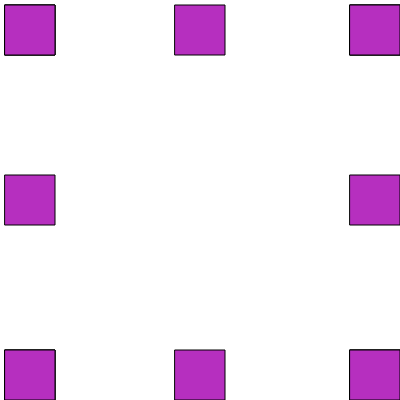
Frame 1 (no input)
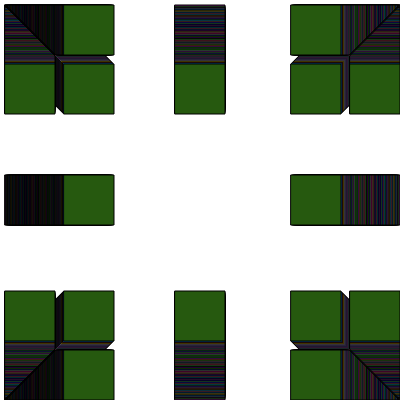
Frame 60 (no input)
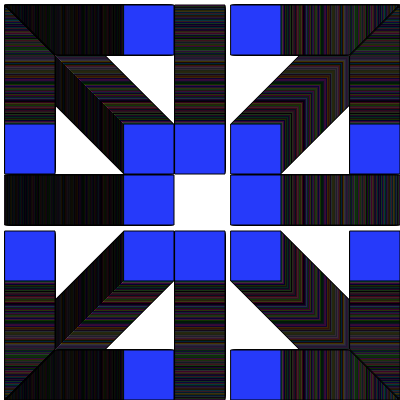
Frame 120 (the mouse pressed at the canvas centre since frame 60)

The p5.js sketch that drew these frames (run headless with seeded random() and noise() and a simulated clock; from frame 60 on, the mouse is pressed at the canvas centre):

// p5.js sketch
// ── sketch.js
var offset = 0;

var delta = 1;

function setup() {
  createCanvas(400, 400);
}

function draw() {
  background("rgba(255,0,0,0)");
  fill(random(255), random(225), random(255));

  rect(5 + offset, 5, 50);
  rect(5, 5 + offset, 50);
  rect(5 + offset, 5 + offset, 50);

  rect(350 - offset, 350, 50);
  rect(350, 350 - offset, 50);
  rect(350 - offset, 350 - offset, 50);

  rect(5 + offset, 350, 50);
  rect(5, 350 - offset, 50);
  rect(5 + offset, 350 - offset, 50);

  rect(350 - offset, 5, 50);
  rect(350, 5 + offset, 50);
  rect(350 - offset, 5 + offset, 50);

  rect(350 - offset, 175, 50);
  rect(175, 350 - offset, 50);
  rect(5 + offset, 175, 50);
  rect(175, 5 + offset, 50);

  
  
  
  
  offset = offset + delta;

  if (offset > 400) {
    offset = 0;

    delta = delta + 1;
  }

  if (delta > 99) {
    delta = 1;
  }
}
